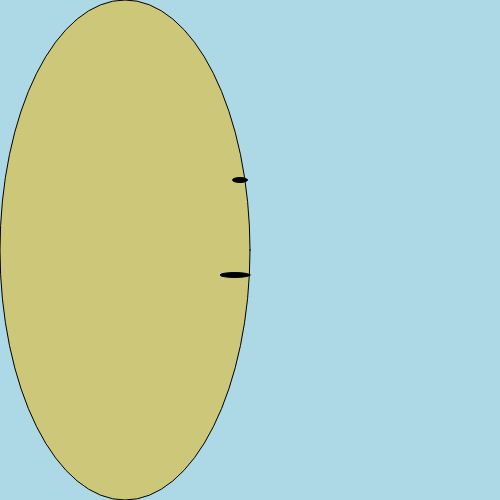
Frame 1 (no input)
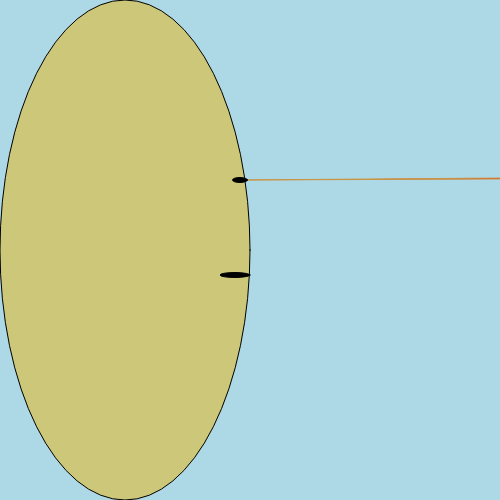
Frame 60 (no input)
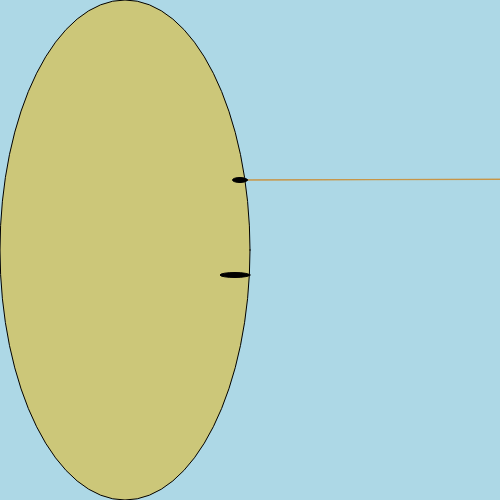
Frame 120 (the mouse pressed at the canvas centre since frame 60)

The p5.js sketch that drew these frames (run headless with seeded random() and noise() and a simulated clock; from frame 60 on, the mouse is pressed at the canvas centre):

// p5.js sketch
// ── sketch.js
//The setup function only happens once
var leo=70;
var hop=30;
function setup() {
  createCanvas(500, 500); //create a 500px X 500px canvas
}

//The draw function happens over and over again
function draw() {
  background(173,216,230); //an RGB color for the canvas' background
  stroke(200,150,70);
  fill(255,0,0);
  triangle(240,180,leo,150,hop,160);
  leo=leo+70;
  hop=hop+90;
//circle
  stroke(0,0,0) // an RGB color for the circle's border
  fill(204,199,121); // an RGB color for the inside of the circle (the last number refers to transparency (min. 0, max. 255))
  ellipse(125,250,250,500); // center of canvas, 20px dia

stroke(0,0,0);
fill(0,0,0);
 ellipse(240,180,15,5);
 stroke(0,0,0);
fill(0,0,0);
 ellipse(235,275,30,5);
  }
// ── move.html
<!DOCTYPE html>
<html>
<head>
	<meta charset="utf-8">
	<meta name="viewport" content="width=device-width, initial-scale=1">
	<title>boxing</title>
	<link rel="stylesheet" type="text/css" href="style.css">
</head>
<body>
      <h1>boxing in the streets</h1>
      <img src="image/finalvid.gif">
</body>
</html>
// ── place.html
<!DOCTYPE html>
<html>
<head>
	<meta charset="utf-8">
	<meta name="viewport" content="width=device-width, initial-scale=1">
	<title>the place</title>
	<link rel="stylesheet" type="text/css" href="style.css">
</head>
<body>
<h1>Lipvonia central market</h1>
<img src="image/j.jocelynplace.jpg">
</body>
</html>
// ── sound.html
<!DOCTYPE html>
<html>
<head>
	<meta charset="utf-8">
	<meta name="viewport" content="width=device-width, initial-scale=1">
	<title>Sound of character</title>
	<link rel="stylesheet" type="text/css" href="style.css">
</head>
<body>
	<h1> MARKET</h1>
	<iframe width="100%" height="300" scrolling="no" frameborder="no" allow="autoplay" src="https://w.soundcloud.com/player/?url=https%3A//api.soundcloud.com/tracks/1361845840&color=%23ff5500&auto_play=false&hide_related=false&show_comments=true&show_user=true&show_reposts=false&show_teaser=true&visual=true"></iframe><div style="font-size: 10px; color: #cccccc;line-break: anywhere;word-break: normal;overflow: hidden;white-space: nowrap;text-overflow: ellipsis; font-family: Interstate,Lucida Grande,Lucida Sans Unicode,Lucida Sans,Garuda,Verdana,Tahoma,sans-serif;font-weight: 100;"><a href="https://soundcloud.com/jacques-jocelyn-687722150" title="Jacques Jocelyn" target="_blank" style="color: #cccccc; text-decoration: none;">Jacques Jocelyn</a> · <a href="https://soundcloud.com/jacques-jocelyn-687722150/jocelynsound" title="Jocelynsound" target="_blank" style="color: #cccccc; text-decoration: none;">Jocelynsound</a></div>

</body>
</html>
// ── style.css
body{background-color:#7B72B4;}
h1{color: #33D7FF;font-family: "Helvetica";font-size: 47px; text-align: center;}
p{color: #FFE233 ;font-family: Garamond;font-size: 27px;text-align: center;}
img{border-width: 5px;border-color: #33FF81 ;border-style: double;}
a{color: #50755E ;font-family: Garamond;font-size: 12px;text-decoration: blink;}
a:hover{color: #3433DD ;}
a:visited{color: #DD33B7;}
ul{list-style-type:none;}
